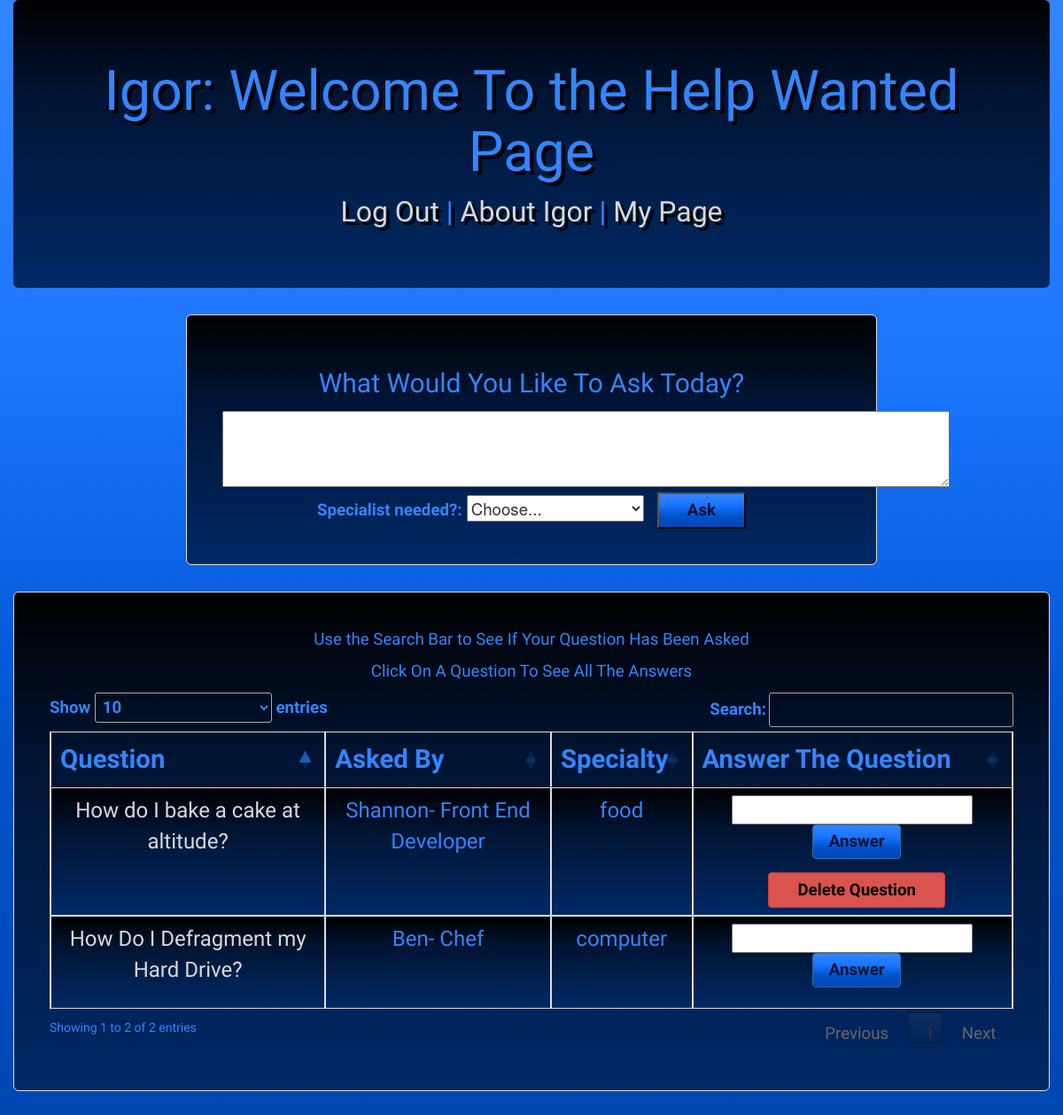
The page /igor/questions/ (signed in) on the database its author committed.
### igor_app/models.py (models this page shows)
class Question(models.Model):
    content = models.TextField()
    user_who_posted = models.ForeignKey(User, related_name="posts", on_delete = models.CASCADE)
    specialty = models.CharField(max_length=20)
    created_at = models.DateTimeField(auto_now_add=True)
    updated_at = models.DateTimeField(auto_now=True)

class Profile(models.Model):
    owner=models.OneToOneField(User, related_name="profile", on_delete=models.CASCADE, primary_key=True)
    first_name=models.CharField(max_length=20)
    occupation=models.CharField(max_length=20)
    about=models.TextField()
    img=models.ImageField(upload_to ="img/", null=True, blank=True)
    created_at = models.DateTimeField(auto_now_add=True)
    updated_at = models.DateTimeField(auto_now=True)
    objects=ProfileManager()

### login_reg/models.py (models this page shows)
class User(models.Model):
    username =  models.CharField(max_length=40)
    email = models.CharField(max_length=50)
    password = models.TextField()
    specialty = models.CharField(max_length=20)
    created_at = models.DateTimeField(auto_now_add=True)
    updated_at = models.DateTimeField(auto_now=True)
    objects = UserManager()

### igor_app/views.py (the view)
# urls.py: path('questions/', views.questions),
def questions(request):
    user = User.objects.get(id=request.session['userid'])
    context = {
        'authenticated_user':user,
        'questions':Question.objects.all()
    }
    return render(request, 'want_ad.html', context)

### igor_app/templates/want_ad.html (shortened to what this page needs)
<!DOCTYPE html>
<html lang="en">
<head>
    <link rel="stylesheet" href="https://maxcdn.bootstrapcdn.com/bootstrap/3.4.1/css/bootstrap.min.css">
    <link rel="stylesheet" type="text/css" href="https://cdn.datatables.net/1.10.22/css/jquery.dataTables.css">
    {% load static %}
    <link rel="stylesheet" href="{% static 'css/want_ad.css'%}">
</head>
<body>
    <div class="container-fluid">
        <div class="jumbotron text-center">
            <h1>Igor: Welcome To the Help Wanted Page</h1>
            <p id="header"><a href="/logout">Log Out</a> | <a href="/igor/about">About Igor</a> | <a href="/">My Page</a></p></p>
        </div>
            <div class="col-lg-8 col-lg-offset-2">
                <form action="/igor/questions/ask/" method="POST">
                    <label for="question_content" ><h2> What Would You Like To Ask Today?</h2></label>
                    <br>
                    <textarea name="question_content" rows="3" cols="80"></textarea>
                    <br>
                    <label for="specialty">Specialist needed?:</label>
                    <select name="specialty" size="1">
                        <option>Choose...</option>
                    </select>
                    <button type="submit">Ask</button>
                </form>
            </div>
            <br>
            <div class="col-lg-12">
                 <div id="searchtext">
                    <p>Use the Search Bar to See If Your Question Has Been Asked</p>
                    <p>Click On A Question To See All The Answers</p>
                </div>
            <table id='all_users' class="table table-bordered table-sm" cellspacing="0" width="100%">
                <thead>
                    <tr>
                        <th class="th-sm">Question</th>
                        <th class="th-sm">Asked By</th>
                        <th class="th-sm">Specialty</th>
                        <th class="th-sm">Answer The Question</th>
                    </tr>
                </thead>
                <tbody>
                {% for question in questions %}
                    <tr>
                        <td><a href="/igor/questions/{{question.id}}" id="question">{{question.content}}</a></td>
                        <td>{{question.user_who_posted.profile.first_name}}- {{question.user_who_posted.profile.occupation}}</td>
                        <td>{{question.specialty}}</td>
                        <td id="answer_question">
                            <form action="/igor/questions/{{question.id}}/answer" method="post">
                                    <div class="form-group">
                                        <input class="form-contol" name="content" id="content" type="text">
                                        <button class="btn btn-primary">Answer</button>
                                    </div>
                             </form>
                             {% if question.user_who_posted.id == request.session.userid %}
                                <button class="btn btn-danger">Delete Question</button>
                            {% endif %}
                        </td>
                    </tr>
                {% endfor %}
                </tbody>
            </table>
            </div>
    </div>
</body>
</html>

### igor_app/static/css/want_ad.css (style rules this page uses)
.jumbotron { background:linear-gradient(#000000,#001433, #001f4d, #002966); color:#3385ff; text-shadow:4px 4px black; }
.container-fluid { background:linear-gradient(#3385ff,#1a75ff,#0052cc,#0047b3); }
a, p#header { font-size:24pt; font-family:'Blinker'; }
a { color:#d9d9d9; }
h1 { font-family:'Black Han Sans'; }
h2, label { font-family:'Blinker'; color:#3385ff; }
.col-lg-8, .col-lg-12 { background: linear-gradient(#000000,#001433, #001f4d, #002966); border:1px solid #ddd; padding: 40px 40px 40px 40px; margin-bottom:30px; text-align:center; border-radius: 6px; }
select { width:200px; }
label { font-size:14pt; }
button, button.btn.btn-primary { background: linear-gradient(#3385ff,#1a75ff,#0052cc,#0047b3); width:100px; color:#001433; font-family:'Blinker'; font-size:14pt; font-weight: bold; padding:5px 5px 5px 5px; margin-left:10px; }
p { font-size:14pt; color:#3385ff; font-family:'Blinker'; }
table.dataTable tbody tr { background: linear-gradient(#000000,#001433, #001f4d, #002966); }
thead, tbody { color:#3385ff; font-family:'Blinker'; text-align:center; font-size:18pt; }
thead { font-size:22pt; }
form { font-size:14pt; }
a#question { font-size:18pt; }
button.btn.btn-danger { width:200px; font-family:'Blinker'; font-size:14pt; font-weight: bold; color:black; }

### rows shown on the page
Question: content "How do I bake a cake at altitude?", user_who_posted.profile.first_name "Shannon", user_who_posted.profile.occupation "Front End Developer", specialty "food", shows "Delete Question"
Question: content "How Do I Defragment my Hard Drive?", user_who_posted.profile.first_name "Ben", user_who_posted.profile.occupation "Chef", specialty "computer"
